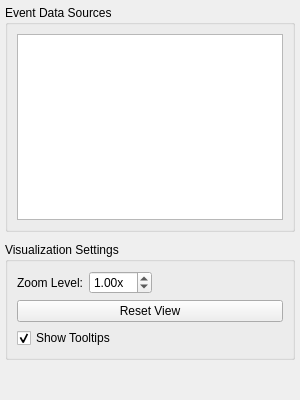
<?xml version="1.0" encoding="UTF-8"?>
<ui version="4.0">
 <class>EventPlotPropertiesWidget</class>
 <widget class="QWidget" name="EventPlotPropertiesWidget">
  <property name="geometry">
   <rect>
    <x>0</x>
    <y>0</y>
    <width>300</width>
    <height>400</height>
   </rect>
  </property>
  <property name="windowTitle">
   <string>Event Plot Properties</string>
  </property>
  <layout class="QVBoxLayout" name="main_layout">
   <property name="spacing">
    <number>10</number>
   </property>
   <property name="leftMargin">
    <number>5</number>
   </property>
   <property name="topMargin">
    <number>5</number>
   </property>
   <property name="rightMargin">
    <number>5</number>
   </property>
   <property name="bottomMargin">
    <number>5</number>
   </property>
   <item>
    <widget class="QGroupBox" name="data_sources_group">
     <property name="title">
      <string>Event Data Sources</string>
     </property>
     <layout class="QVBoxLayout" name="sources_layout">
      <item>
       <widget class="QListWidget" name="event_data_sources_list">
        <property name="maximumHeight">
         <number>150</number>
        </property>
        <property name="selectionMode">
         <enum>QAbstractItemView::MultiSelection</enum>
        </property>
       </widget>
      </item>
     </layout>
    </widget>
   </item>
   <item>
    <widget class="QGroupBox" name="visualization_group">
     <property name="title">
      <string>Visualization Settings</string>
     </property>
     <layout class="QVBoxLayout" name="vis_layout">
      <item>
       <layout class="QHBoxLayout" name="zoom_layout">
        <item>
         <widget class="QLabel" name="zoom_label">
          <property name="text">
           <string>Zoom Level:</string>
          </property>
         </widget>
        </item>
        <item>
         <widget class="QDoubleSpinBox" name="zoom_level_spinbox">
          <property name="suffix">
           <string>x</string>
          </property>
          <property name="minimum">
           <double>0.100000000000000</double>
          </property>
          <property name="maximum">
           <double>10.000000000000000</double>
          </property>
          <property name="singleStep">
           <double>0.100000000000000</double>
          </property>
          <property name="value">
           <double>1.000000000000000</double>
          </property>
         </widget>
        </item>
        <item>
         <spacer name="horizontalSpacer_1">
          <property name="orientation">
           <enum>Qt::Horizontal</enum>
          </property>
          <property name="sizeHint" stdset="0">
           <size>
            <width>40</width>
            <height>20</height>
           </size>
          </property>
         </spacer>
        </item>
       </layout>
      </item>
      <item>
       <widget class="QPushButton" name="reset_view_button">
        <property name="text">
         <string>Reset View</string>
        </property>
        <property name="maximumWidth">
         <number>100</number>
        </property>
       </widget>
      </item>
      <item>
       <widget class="QCheckBox" name="tooltips_checkbox">
        <property name="text">
         <string>Show Tooltips</string>
        </property>
        <property name="checked">
         <bool>true</bool>
        </property>
       </widget>
      </item>
     </layout>
    </widget>
   </item>
   <item>
    <spacer name="verticalSpacer">
     <property name="orientation">
      <enum>Qt::Vertical</enum>
     </property>
     <property name="sizeHint" stdset="0">
      <size>
       <width>20</width>
       <height>40</height>
      </size>
     </property>
    </spacer>
   </item>
  </layout>
 </widget>
 <resources/>
 <connections/>
</ui> 
